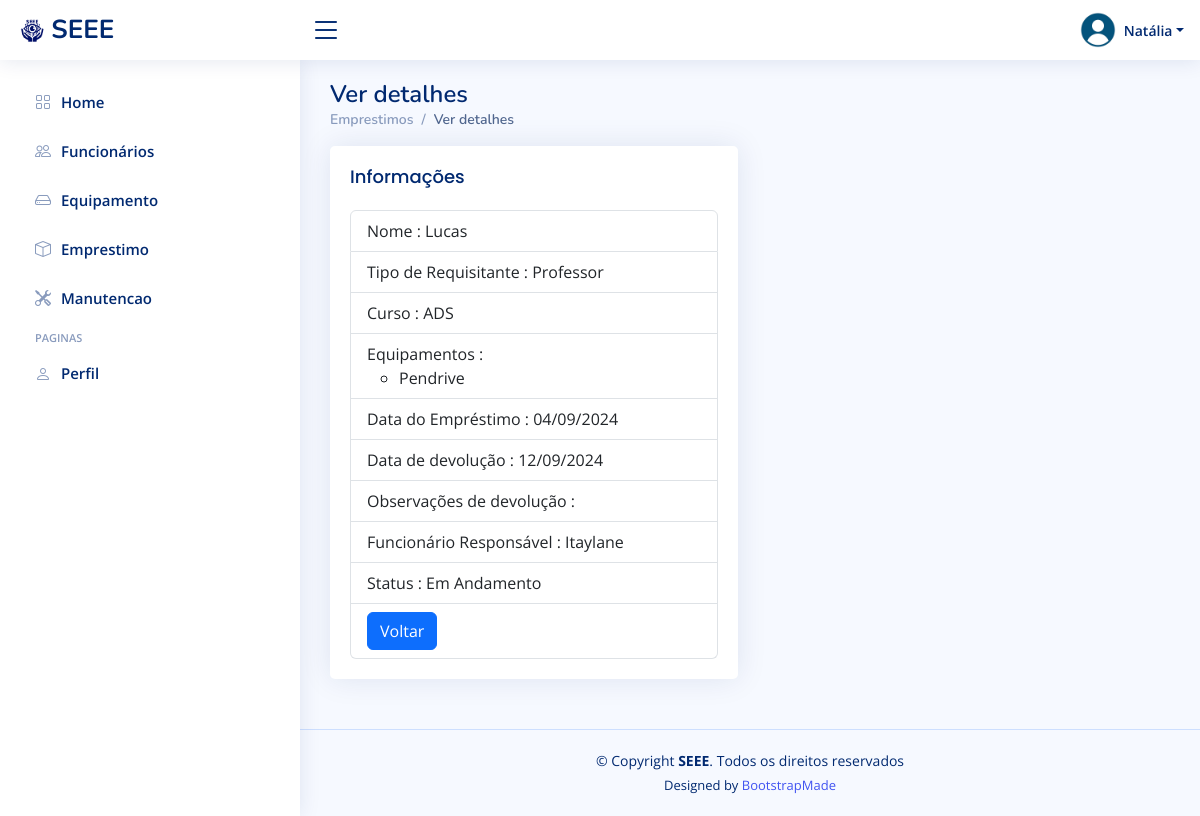
The app's page /emprestimo/detail/33/ (signed in), older data.
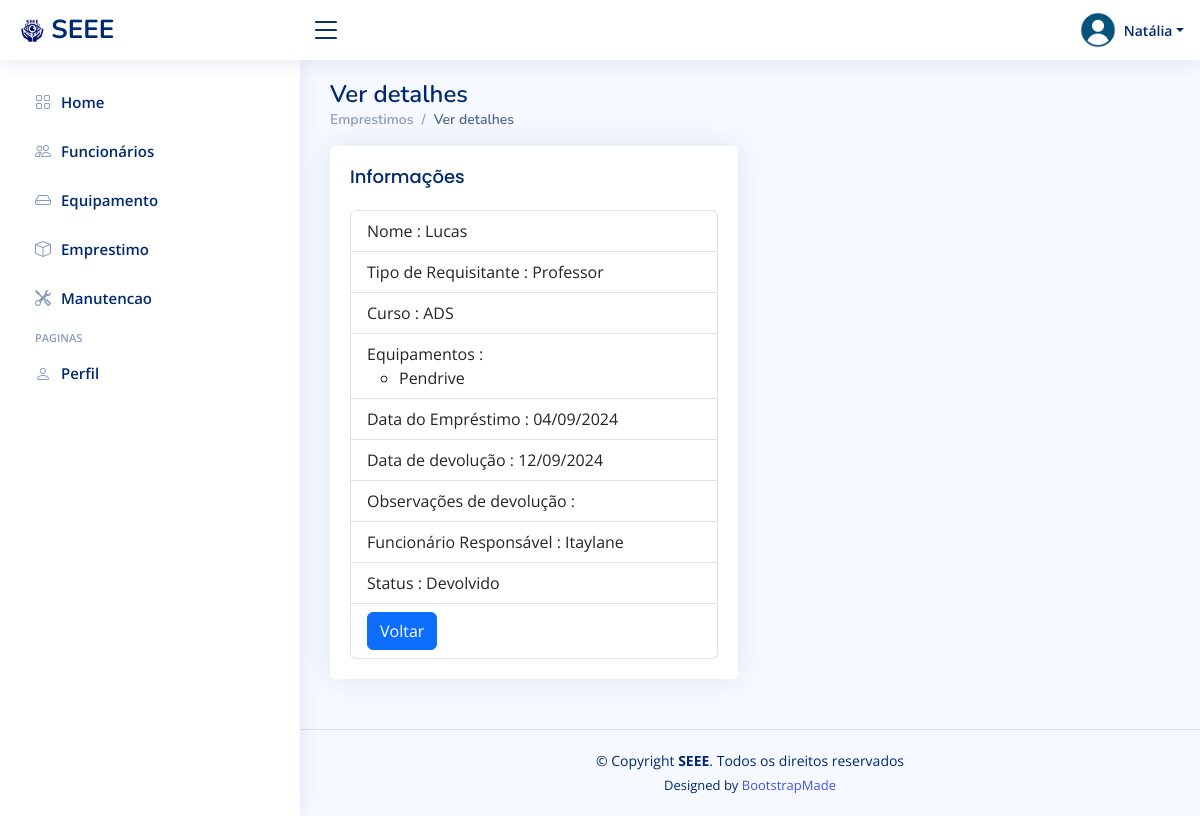
The same page, newer data.
### emprestimo/models.py (models this page shows, shortened)
class Emprestimo(models.Model):
    class TipoDoRequisitante(models.IntegerChoices):
        ALUNO = 1, 'Aluno'
        PROFESSOR = 2, 'Professor'
        FUNCIONARIO = 3, 'Funcionário'
        OUTRO = 4, 'Outro'
    class Status(models.IntegerChoices):
        CONCLUIDO = 1, 'Devolvido'
        ANDAMENTO = 2, 'Em Andamento'
        INCOMPLETO = 3, 'Atrasado'
    requisitante = models.CharField(max_length=50)
    tipoDoRequisitante = models.IntegerField(choices=TipoDoRequisitante.choices, default=TipoDoRequisitante.OUTRO)
    sala = models.CharField(max_length=50)
    curso = models.CharField(max_length=20, null=True, blank=True)
    dataEmprestimo = models.DateField(default=now, null=False, blank=False)
    dataDevolucao = models.DateField(null=True, blank=True)
    observacoesDeDevolucao = models.CharField(max_length=255, blank=True)
    status = models.IntegerField(choices=Status.choices, default=Status.ANDAMENTO)
    funcionario = models.ForeignKey('funcionario.Funcionario', on_delete=models.SET_NULL, null=True, blank=True)
    equipamentos = models.ManyToManyField('equipamento.Equipamento', through='itemEmprestimo.ItemEmprestimo')

### emprestimo/views.py (the view)
# urls.py: path('detail/<int:emprestimoId>/', views.detail, name='emprestimoDetail'),
@login_required
def detail(request, emprestimoId):
    emprestimo = Emprestimo.objects.get(pk=emprestimoId)
    return render(request, 'emprestimo/detail.html', {'emprestimo':emprestimo})

### funcionario/contextProcess.py (called while the page is built)
def user_group_context(request):
    user = request.user
    isAdmin = user.groups.filter(name='Admin').exists()
    isFuncionario = user.groups.filter(name='Funcionarios').exists()
    return {
        'isAdmin': isAdmin,
        'isDuncionario': isFuncionario,
    }

### templates/emprestimo/detail.html
{% extends 'funcionario/_base.html'%}
{% block content %}
<div class="pagetitle">
  <h1>Ver detalhes</h1>
  <nav>
    <ol class="breadcrumb">
      <li class="breadcrumb-item"><a href="/emprestimo/list/">Emprestimos</a></li>
      <li class="breadcrumb-item active">Ver detalhes</li>
    </ol>
  </nav>
</div>
<section class="section">
    <div class="row">
      <div class="col-lg-6">
        <div class="card">
          <div class="card-body">
            <h5 class="card-title">Informações</h5>
            <ul class="list-group">
              <li class="list-group-item">Nome : {{ emprestimo.requisitante }}</li>
              <li class="list-group-item">Tipo de Requisitante : {{ emprestimo.get_tipoDoRequisitante_display }}</li>
              {% if emprestimo.get_tipoDoRequisitante_display == 'Aluno' or emprestimo.get_tipoDoRequisitante_display == 'Professor' %}
              <li class="list-group-item">Curso : {{ emprestimo.curso }}</li>
              {% endif %}
              <li class="list-group-item">Equipamentos :
                {% if emprestimo.equipamentos.exists %}
                    <ul>
                      {% for equipamento in emprestimo.equipamentos.all %}
                        <li>{{ equipamento.nome }}</li>
                      {% endfor %}
                    </ul>
                {% else %}
                    Nenhum equipamento
                {% endif %}
              </li>
              <li class="list-group-item">Data do Empréstimo : {{ emprestimo.dataEmprestimo|date:"d/m/Y" }}</li>
              <li class="list-group-item">Data de devolução : {{ emprestimo.dataDevolucao|date:"d/m/Y" }}</li>
              <li class="list-group-item">Observações de devolução : {{ emprestimo.observacoesDeDevolucao }}</li>
              <li class="list-group-item">Funcionário Responsável :
                {% if not emprestimo.funcionario %}
                  Root
                {% else %}
                {{ emprestimo.funcionario }}
                {% endif %}
              </li>
              <li class="list-group-item">Status : {{ emprestimo.get_status_display }}</li>
              <li class="list-group-item"><a class="btn btn-primary" href="/emprestimo/list/">Voltar</a></li>
            </ul>
          </div>
        </div>
    </div>
  </section>
{% endblock %}

Row changes from the older to the newer data that the page shows:
changed Emprestimo "Lucas": status "Em Andamento" → "Devolvido"
